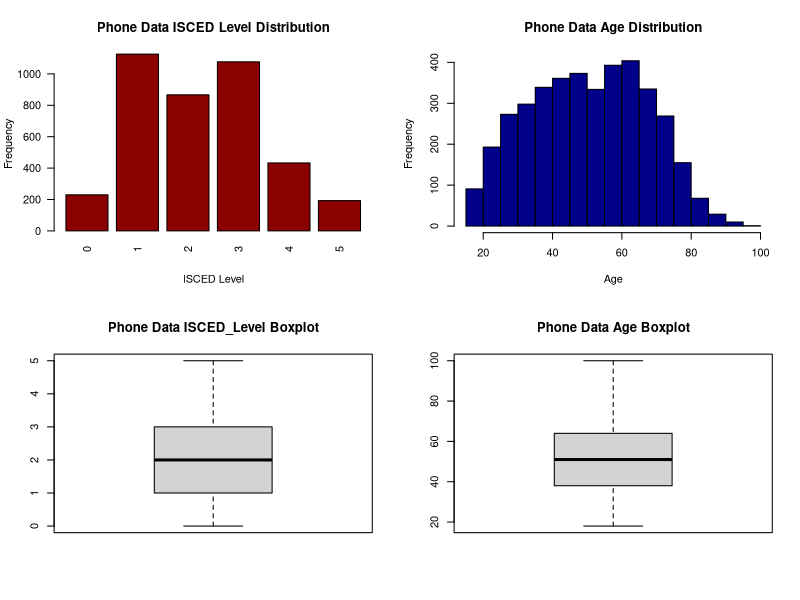
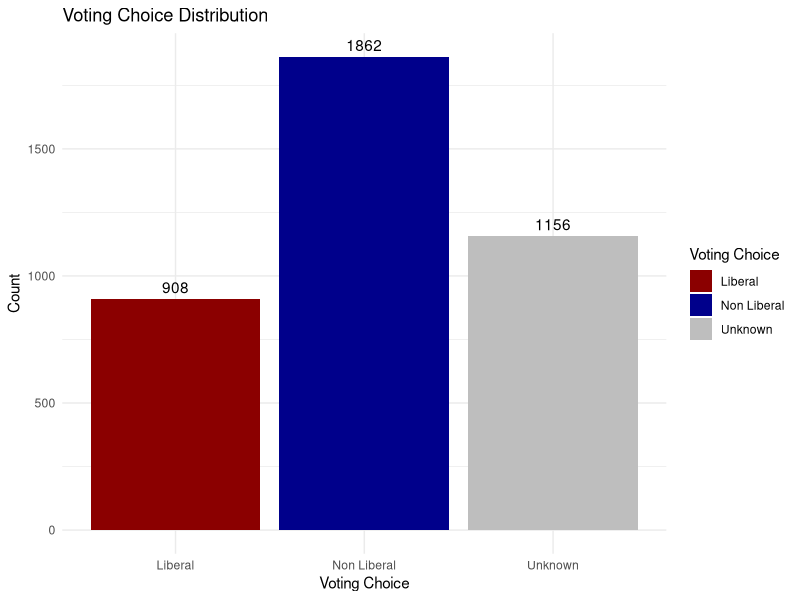
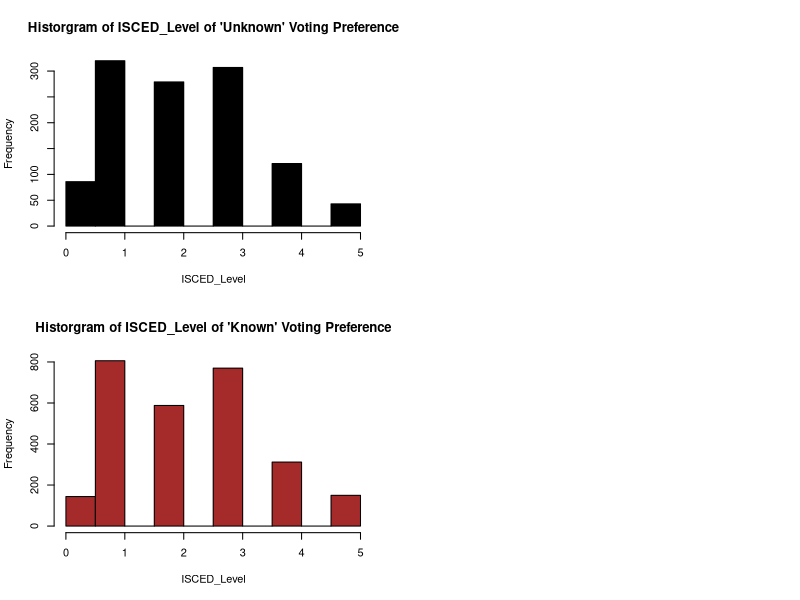

Here is the R script that generated these plots, in order:
## ---- chunk 1
library(tidyverse)
library(dplyr)
library(ggplot2)
library(broom)
library(knitr)

phone_data <- read_csv("ces_phone.csv")

## ---- chunk 2
#NA values in age, most likely to vote for (q11) and education level q(61)
na_count <- phone_data %>%
  summarize(
    q11 = sum(is.na(q11)),
    q61 = sum(is.na(q61)),
    age = sum(is.na(age))
  )

#removing NA values in q11 (81 is a low number)

phone_data <- phone_data %>% filter(!is.na(q11))

#Checking non response answers (-9, -8, -7 for q11 and q61) and valid age

no_response_count <- phone_data %>%
  summarize(
    q11 = sum(q11 < 0),
    q61 = sum(q61 < 0),
    # filtering out ages younger than 18
    age = sum(age < 18)
  )

#removing non response from q61 (11 is a small number)

phone_data <- phone_data %>% filter(q61 > 0)
## ---- chunk 3


# Data Cleaning: Convert q61 into ISCED
isced_mapping <- c(
  '1' = 0,  # ISCED 0 -> No school
  '2' = 0,  # ISCED 1 -> Some elem
  '3' = 0,  # ISCED 1 -> Elem
  '4' = 0,  # ISCED 2 -> Some high school
  '5' = 1,  # ISCED 3 -> High school diploma
  '6' = 1,  # ISCED 4 -> Some community college
  '7' = 2,  # ISCED 5 -> Community College
  '8' = 1,  # ISCED 6 -> Some university
  '9' = 3,  # ISCED 6 -> Bachelor
  '10' = 4,  # ISCED 7 -> Master
  '11' = 5  # ISCED 7 -> PHD
)

phone_data <- 
  phone_data %>%
  mutate(isced_level = isced_mapping[as.character(phone_data$q61)],
         voting_choice = case_when(
           phone_data$q11 == 1 ~ 'Liberal',
           phone_data$q11 < 0 ~ 'Unknown',
           phone_data$q11 != 1 ~ 'Non Liberal'
         ))

## ---- chunk 4
layout(matrix(c(1, 3, 1, 3, 2, 4, 2, 4), nrow = 4, byrow = TRUE))
#Distribution of Isced Level

barplot(table(phone_data$isced_level),
        main = "Phone Data ISCED Level Distribution",
        xlab = "ISCED Level",
        ylab = "Frequency",
        col = "darkred",
        las = 2) 

boxplot(phone_data$isced_level,
        main = "Phone Data ISCED_Level Boxplot")

#Distribution of voting preference

vote_counts <- phone_data %>% group_by(voting_choice) %>% summarize(count = n())

#Age Distribution

hist(phone_data$age, main = "Phone Data Age Distribution", xlab = "Age", col = "darkblue")

boxplot(phone_data$age,
        main = "Phone Data Age Boxplot")
## ---- chunk 5
#Bar plot of liberal voters
ggplot(vote_counts, aes(x = voting_choice, y = count, fill = voting_choice)) +
  geom_bar(stat = "identity") +  # Create bar graph
  geom_text(aes(label = count), vjust = -0.5, color = "black") +  # Add labels
  labs(
    title = "Voting Choice Distribution",
    x = "Voting Choice",
    y = "Count",
    fill = "Voting Choice"
  ) +
  theme_minimal() + 
  scale_fill_manual(values = c("Liberal" = "darkred", "Non Liberal" = "darkblue", "Unknown" = "gray"))
## ---- chunk 6
#Summary statistics
print("ISCED LEVEL")
summary(phone_data$isced_level)

print("AGE")
summary(phone_data$age)
## ---- chunk 7
phone_data_unknown <- phone_data %>% filter(voting_choice == 'Unknown')
phone_data_known <- phone_data %>% filter(voting_choice == 'Liberal' | voting_choice == 'Non Liberal')

#Unknown Dist
hist(phone_data_unknown$isced_level, main = "Historgram of ISCED_Level of 'Unknown' Voting Preference", xlab = 'ISCED_Level', col = "black")

#Known Dist
hist(phone_data_known$isced_level, main = "Historgram of ISCED_Level of 'Known' Voting Preference", xlab = 'ISCED_Level', col = "brown")
## ---- chunk 8
library(dplyr)

# Subset the data
phone_data_known <- phone_data %>% filter(voting_choice != 'Unknown')
phone_data_unknown <- phone_data %>% filter(voting_choice == 'Unknown')

t_test_result <- t.test(phone_data_known$isced_level, 
                        phone_data_unknown$isced_level, 
                        var.equal = FALSE)
print(t_test_result)

# p < 0.05, meaning there is a significant difference between including the unkown values and not including the unknown values, so unknown values should be included. 
## ---- chunk 9
# converting voted_liberal to factor binary (Liberal = 1, Non-Liberal = 0)
phone_data$voting_choice <- factor(phone_data$voting_choice, levels = c("Non Liberal", "Liberal"))

# Ensure that ISCED level and age are numeric
phone_data$isced_level <- as.numeric(phone_data$isced_level)
phone_data$age <- as.numeric(phone_data$age)

phone_data <- phone_data %>%
  mutate(voting_choice = case_when(
    voting_choice == "Liberal" ~ 1,
    TRUE ~ 0
  ))

phone_data <- phone_data %>%
  filter(!is.na(voting_choice))
## ---- chunk 10

# Here you can run code to calculate your Confidence Intervals.

library(survey)

# Calculate the sample size for each statum
strata_sample_size <- numeric(6)
for (level in 0:5) {
  strata_sample_size[level+1] <- sum(phone_data$isced_level == level)
}

# population size derived from Statistics Canada
phone_data <- phone_data %>% 
  mutate(pop_fpc = case_when(isced_level == 0 ~ 4899580, # No diploma
                             isced_level == 1 ~ 8097295, # High school diploma
                             isced_level == 2 ~ 9252800, # Postsecondary below Bachelor
                             isced_level == 3 ~ 5295360, # Bachelor diploma
                             isced_level == 4 ~ 1740605, # Master's diploma
                             isced_level == 5 ~ 279660)) %>% # Doctorate
  mutate(samp_wt = case_when(isced_level == 0 ~ 4899580/strata_sample_size[1],
                             isced_level == 1 ~ 8097295/strata_sample_size[2],
                             isced_level == 2 ~ 9252800/strata_sample_size[3],
                             isced_level == 3 ~ 5295360/strata_sample_size[4],
                             isced_level == 4 ~ 1740605/strata_sample_size[5],
                             isced_level == 5 ~ 279660/strata_sample_size[6]))

strata_design <- svydesign(id=~1, strata=~isced_level, weights=~samp_wt, fpc=~pop_fpc, data=phone_data)

svymean(~voting_choice, design=strata_design)
confint(svymean(~voting_choice, design=strata_design))
## ---- chunk 11
logit_model <- svyglm(voting_choice ~ isced_level + age, 
                      design = strata_design, 
                      family = binomial)
summary(logit_model)
## ---- chunk 12
(exp(-2.373643))/(1-exp(-2.373643))
